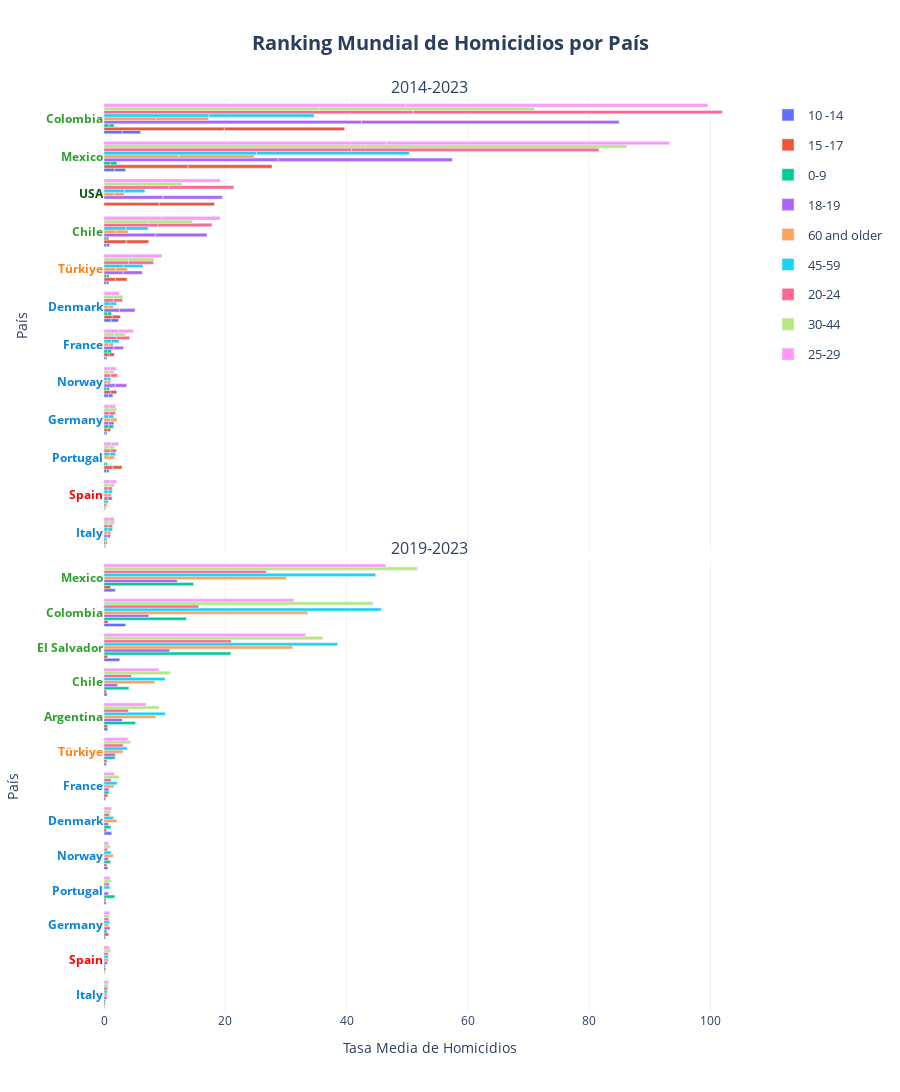

Notebook code cell kept with this figure:
### Markdown cell above
**CONTINUAR DESDE AQUI: hay que arreglar este grafico, salen dob barras en cada barra en el primero, y se estan sumando, algo raro pasa**

### Code cell
barplot(
    df = df_ranking_combined['country'], 
    x='mean_homicides_rate', 
    y='Country', 
    height=2000,
    reverse_y_order=False,
    orientation='h', 
    color='Age', 
    facet_col='Periodo',
    cols_wrap=1, 
    vertical_spacing = 0.01,
    #barmode='group',
    yticks_color_column='Region_2',
    yticks_color_map=COLOR_MAP['Region_2'],
    #color_discrete_map=COLOR_MAP['Age'], 
    #category_orders=CATEGORY_ORDERS,
    hover_data=HOVER_DATA['ranking_country'], 
    labels=LABELS['ranking'],
    hovertemplate=HOVER_TEMPLATES['ranking_country'],
    title=f"Ranking Mundial de Homicidios por País",
    plot_save_path=os.path.join(PROJECT_PATH, 'plots', PLOT_FILENAME['ranking_country']), 
    show=True
    )

### Figure 1 — Plotly figure (JSON) as saved in the notebook; plotly's stock layout.template omitted (floating-point values rounded to 4 significant figures)
{"data": [{"cliponaxis": false, "customdata": [["Europe"], ["Europe"], ["Spain"], ["Spain"], ["Europe"], ["Europe"], ["Europe"], ["Europe"], ["Asia"], ["Asia"], ["Europe"], ["Europe"], ["Latam"], ["Latam"], ["Europe"], ["Europe"], ["Europe"], ["Europe"], ["Latam"], ["Latam"], ["Latam"], ["Latam"]], "hovertemplate": "<b style='font-size: 14px'>%{y}</b><br><br><b>Región:</b> %{customdata[0]}<br><b>Tasa Media de Homicidios:</b> %{x:.2f}<br><extra></extra>", "legendgroup": "10 -14", "marker": {"color": "#636efa", "pattern": {"shape": ""}}, "name": "10 -14", "orientation": "h", "showlegend": true, "textangle": 0, "textfont": {"size": 12}, "textposition": "outside", "type": "bar", "x": [0.12, 0.12, 0.13, 0.13, 0.24, 0.24, 0.24, 0.24, 0.39, 0.39, 0.42, 0.42, 0.46, 0.46, 0.73, 0.73, 1.19, 1.19, 1.78, 1.78, 3.01, 3.01], "xaxis": "x", "y": ["Italy", "Italy", "Spain", "Spain", "Germany", "France", "France", "Germany", "Türkiye", "Türkiye", "Portugal", "Portugal", "Chile", "Chile", "Norway", "Norway", "Denmark", "Denmark", "Mexico", "Mexico", "Colombia", "Colombia"], "yaxis": "y"}, {"cliponaxis": false, "customdata": [["Spain"], ["Spain"], ["Europe"], ["Europe"], ["Europe"], ["Europe"], ["Europe"], ["Europe"], ["Europe"], ["Europe"], ["Europe"], ["Europe"], ["Europe"], ["Europe"], ["Asia"], ["Asia"], ["Latam"], ["Latam"], ["USA"], ["USA"], ["Latam"], ["Latam"], ["Latam"], ["Latam"]], "hovertemplate": "<b style='font-size: 14px'>%{y}</b><br><br><b>Región:</b> %{customdata[0]}<br><b>Tasa Media de Homicidios:</b> %{x:.2f}<br><extra></extra>", "legendgroup": "15 -17", "marker": {"color": "#EF553B", "pattern": {"shape": ""}}, "name": "15 -17", "orientation": "h", "showlegend": true, "textangle": 0, "textfont": {"size": 12}, "textposition": "outside", "type": "bar", "x": [0.22, 0.22, 0.24, 0.24, 0.54, 0.54, 0.85, 0.85, 1.05, 1.05, 1.35, 1.35, 1.48, 1.48, 1.89, 1.89, 3.68, 3.68, 9.11, 9.11, 13.85, 13.85, 19.84, 19.84], "xaxis": "x", "y": ["Spain", "Spain", "Italy", "Italy", "Germany", "Germany", "France", "France", "Norway", "Norway", "Denmark", "Denmark", "Portugal", "Portugal", "Türkiye", "Türkiye", "Chile", "Chile", "USA", "USA", "Mexico", "Mexico", "Colombia", "Colombia"], "yaxis": "y"}, {"cliponaxis": false, "customdata": [["Europe"], ["Europe"], ["Europe"], ["Europe"], ["Spain"], ["Spain"], ["Latam"], ["Latam"], ["Asia"], ["Asia"], ["Europe"], ["Europe"], ["Europe"], ["Europe"], ["Europe"], ["Europe"], ["Europe"], ["Europe"], ["Latam"], ["Latam"], ["Latam"], ["Latam"]], "hovertemplate": "<b style='font-size: 14px'>%{y}</b><br><br><b>Región:</b> %{customdata[0]}<br><b>Tasa Media de Homicidios:</b> %{x:.2f}<br><extra></extra>", "legendgroup": "0-9", "marker": {"color": "#00cc96", "pattern": {"shape": ""}}, "name": "0-9", "orientation": "h", "showlegend": true, "textangle": 0, "textfont": {"size": 12}, "textposition": "outside", "type": "bar", "x": [0.23, 0.23, 0.29, 0.29, 0.32, 0.32, 0.38, 0.38, 0.42, 0.42, 0.45, 0.45, 0.61, 0.61, 0.62, 0.62, 0.79, 0.79, 0.84, 0.84, 1.06, 1.06], "xaxis": "x", "y": ["Italy", "Italy", "Portugal", "Portugal", "Spain", "Spain", "Chile", "Chile", "Türkiye", "Türkiye", "Norway", "Norway", "France", "France", "Denmark", "Denmark", "Germany", "Germany", "Colombia", "Colombia", "Mexico", "Mexico"], "yaxis": "y"}, {"cliponaxis": false, "customdata": [["Europe"], ["Europe"], ["Spain"], ["Spain"], ["Europe"], ["Europe"], ["Europe"], ["Europe"], ["Europe"], ["Europe"], ["Europe"], ["Europe"], ["Asia"], ["Asia"], ["Latam"], ["Latam"], ["USA"], ["USA"], ["Latam"], ["Latam"], ["Latam"], ["Latam"]], "hovertemplate": "<b style='font-size: 14px'>%{y}</b><br><br><b>Región:</b> %{customdata[0]}<br><b>Tasa Media de Homicidios:</b> %{x:.2f}<br><extra></extra>", "legendgroup": "18-19", "marker": {"color": "#ab63fa", "pattern": {"shape": ""}}, "name": "18-19", "orientation": "h", "showlegend": true, "textangle": 0, "textfont": {"size": 12}, "textposition": "outside", "type": "bar", "x": [0.52, 0.52, 0.67, 0.67, 0.82, 0.82, 1.61, 1.61, 1.86, 1.86, 2.56, 2.56, 3.15, 3.15, 8.49, 8.49, 9.75, 9.75, 28.72, 28.72, 42.47, 42.47], "xaxis": "x", "y": ["Italy", "Italy", "Spain", "Spain", "Germany", "Germany", "France", "France", "Norway", "Norway", "Denmark", "Denmark", "Türkiye", "Türkiye", "Chile", "Chile", "USA", "USA", "Mexico", "Mexico", "Colombia", "Colombia"], "yaxis": "y"}, {"cliponaxis": false, "customdata": [["Europe"], ["Europe"], ["Europe"], ["Europe"], ["Spain"], ["Spain"], ["Europe"], ["Europe"], ["Europe"], ["Europe"], ["Europe"], ["Europe"], ["Europe"], ["Europe"], ["USA"], ["USA"], ["Asia"], ["Asia"], ["Latam"], ["Latam"], ["Latam"], ["Latam"], ["Latam"], ["Latam"]], "hovertemplate": "<b style='font-size: 14px'>%{y}</b><br><br><b>Región:</b> %{customdata[0]}<br><b>Tasa Media de Homicidios:</b> %{x:.2f}<br><extra></extra>", "legendgroup": "60 and older", "marker": {"color": "#FFA15A", "pattern": {"shape": ""}}, "name": "60 and older", "orientation": "h", "showlegend": true, "textangle": 0, "textfont": {"size": 12}, "textposition": "outside", "type": "bar", "x": [0.55, 0.55, 0.56, 0.56, 0.61, 0.61, 0.77, 0.77, 0.79, 0.79, 0.87, 0.87, 1.07, 1.07, 1.67, 1.67, 1.92, 1.92, 1.99, 1.99, 8.62, 8.62, 12.37, 12.37], "xaxis": "x", "y": ["Norway", "Norway", "Italy", "Italy", "Spain", "Spain", "Denmark", "Denmark", "France", "France", "Portugal", "Portugal", "Germany", "Germany", "USA", "USA", "Türkiye", "Türkiye", "Chile", "Chile", "Colombia", "Colombia", "Mexico", "Mexico"], "yaxis": "y"}, {"cliponaxis": false, "customdata": [["Europe"], ["Europe"], ["Spain"], ["Spain"], ["Europe"], ["Europe"], ["Europe"], ["Europe"], ["Europe"], ["Europe"], ["Europe"], ["Europe"], ["Europe"], ["Europe"], ["Asia"], ["Asia"], ["USA"], ["USA"], ["Latam"], ["Latam"], ["Latam"], ["Latam"], ["Latam"], ["Latam"]], "hovertemplate": "<b style='font-size: 14px'>%{y}</b><br><br><b>Región:</b> %{customdata[0]}<br><b>Tasa Media de Homicidios:</b> %{x:.2f}<br><extra></extra>", "legendgroup": "45-59", "marker": {"color": "#19d3f3", "pattern": {"shape": ""}}, "name": "45-59", "orientation": "h", "showlegend": true, "textangle": 0, "textfont": {"size": 12}, "textposition": "outside", "type": "bar", "x": [0.55, 0.55, 0.69, 0.69, 0.7, 0.7, 0.81, 0.81, 0.95, 0.95, 1.02, 1.02, 1.24, 1.24, 3.21, 3.21, 3.37, 3.37, 3.64, 3.64, 17.32, 17.32, 25.18, 25.18], "xaxis": "x", "y": ["Norway", "Norway", "Spain", "Spain", "Italy", "Italy", "Germany", "Germany", "Portugal", "Portugal", "Denmark", "Denmark", "France", "France", "Türkiye", "Türkiye", "USA", "USA", "Chile", "Chile", "Colombia", "Colombia", "Mexico", "Mexico"], "yaxis": "y"}, {"cliponaxis": false, "customdata": [["Spain"], ["Spain"], ["Europe"], ["Europe"], ["Europe"], ["Europe"], ["Europe"], ["Europe"], ["Europe"], ["Europe"], ["Europe"], ["Europe"], ["Europe"], ["Europe"], ["Asia"], ["Asia"], ["Latam"], ["Latam"], ["USA"], ["USA"], ["Latam"], ["Latam"], ["Latam"], ["Latam"]], "hovertemplate": "<b style='font-size: 14px'>%{y}</b><br><br><b>Región:</b> %{customdata[0]}<br><b>Tasa Media de Homicidios:</b> %{x:.2f}<br><extra></extra>", "legendgroup": "20-24", "marker": {"color": "#FF6692", "pattern": {"shape": ""}}, "name": "20-24", "orientation": "h", "showlegend": true, "textangle": 0, "textfont": {"size": 12}, "textposition": "outside", "type": "bar", "x": [0.68, 0.68, 0.71, 0.71, 0.94, 0.94, 1.03, 1.03, 1.1, 1.1, 1.52, 1.52, 2.12, 2.12, 4.09, 4.09, 8.9, 8.9, 10.71, 10.71, 40.81, 40.81, 50.99, 50.99], "xaxis": "x", "y": ["Spain", "Spain", "Italy", "Italy", "Germany", "Germany", "Portugal", "Portugal", "Norway", "Norway", "Denmark", "Denmark", "France", "France", "Türkiye", "Türkiye", "Chile", "Chile", "USA", "USA", "Mexico", "Mexico", "Colombia", "Colombia"], "yaxis": "y"}, {"cliponaxis": false, "customdata": [["Europe"], ["Europe"], ["Europe"], ["Europe"], ["Europe"], ["Europe"], ["Spain"], ["Spain"], ["Europe"], ["Europe"], ["Europe"], ["Europe"], ["Europe"], ["Europe"], ["Asia"], ["Asia"], ["USA"], ["USA"], ["Latam"], ["Latam"], ["Latam"], ["Latam"], ["Latam"], ["Latam"]], "hovertemplate": "<b style='font-size: 14px'>%{y}</b><br><br><b>Región:</b> %{customdata[0]}<br><b>Tasa Media de Homicidios:</b> %{x:.2f}<br><extra></extra>", "legendgroup": "30-44", "marker": {"color": "#B6E880", "pattern": {"shape": ""}}, "name": "30-44", "orientation": "h", "showlegend": true, "textangle": 0, "textfont": {"size": 12}, "textposition": "outside", "type": "bar", "x": [0.81, 0.81, 0.86, 0.86, 0.86, 0.86, 0.87, 0.87, 1.03, 1.03, 1.56, 1.56, 1.75, 1.75, 4.12, 4.12, 6.45, 6.45, 7.3, 7.3, 35.48, 35.48, 43.12, 43.12], "xaxis": "x", "y": ["Norway", "Norway", "Portugal", "Italy", "Portugal", "Italy", "Spain", "Spain", "Germany", "Germany", "Denmark", "Denmark", "France", "France", "Türkiye", "Türkiye", "USA", "USA", "Chile", "Chile", "Colombia", "Colombia", "Mexico", "Mexico"], "yaxis": "y"}, {"cliponaxis": false, "customdata": [["Europe"], ["Europe"], ["Europe"], ["Europe"], ["Europe"], ["Europe"], ["Spain"], ["Spain"], ["Europe"], ["Europe"], ["Europe"], ["Europe"], ["Europe"], ["Europe"], ["Asia"], ["Asia"], ["Latam"], ["Latam"], ["USA"], ["USA"], ["Latam"], ["Latam"], ["Latam"], ["Latam"]], "hovertemplate": "<b style='font-size: 14px'>%{y}</b><br><br><b>Región:</b> %{customdata[0]}<br><b>Tasa Media de Homicidios:</b> %{x:.2f}<br><extra></extra>", "legendgroup": "25-29", "marker": {"color": "#FF97FF", "pattern": {"shape": ""}}, "name": "25-29", "orientation": "h", "showlegend": true, "textangle": 0, "textfont": {"size": 12}, "textposition": "outside", "type": "bar", "x": [0.84, 0.84, 0.94, 0.94, 1.01, 1.01, 1.03, 1.03, 1.21, 1.21, 1.27, 1.27, 2.42, 2.42, 4.78, 4.78, 9.57, 9.57, 9.58, 9.58, 46.62, 46.62, 49.79, 49.79], "xaxis": "x", "y": ["Italy", "Italy", "Germany", "Germany", "Norway", "Norway", "Spain", "Spain", "Portugal", "Portugal", "Denmark", "Denmark", "France", "France", "Türkiye", "Türkiye", "Chile", "Chile", "USA", "USA", "Mexico", "Mexico", "Colombia", "Colombia"], "yaxis": "y"}, {"cliponaxis": false, "customdata": [["Europe"], ["Spain"], ["Europe"], ["Europe"], ["Europe"], ["Asia"], ["Latam"], ["Europe"], ["Latam"], ["Europe"], ["Latam"], ["Latam"], ["Latam"]], "hovertemplate": "<b style='font-size: 14px'>%{y}</b><br><br><b>Región:</b> %{customdata[0]}<br><b>Tasa Media de Homicidios:</b> %{x:.2f}<br><extra></extra>", "legendgroup": "10 -14", "marker": {"color": "#636efa", "pattern": {"shape": ""}}, "name": "10 -14", "orientation": "h", "showlegend": false, "textangle": 0, "textfont": {"size": 12}, "textposition": "outside", "type": "bar", "x": [0.11, 0.13, 0.24, 0.28, 0.36, 0.4, 0.51, 0.61, 0.61, 1.26, 1.86, 2.59, 3.57], "xaxis": "x2", "y": ["Italy", "Spain", "Germany", "France", "Portugal", "Türkiye", "Chile", "Norway", "Argentina", "Denmark", "Mexico", "El Salvador", "Colombia"], "yaxis": "y2"}, {"cliponaxis": false, "customdata": [["Europe"], ["Europe"], ["Spain"], ["Latam"], ["Europe"], ["Europe"], ["Asia"], ["Latam"], ["Latam"], ["Europe"], ["Latam"], ["Europe"], ["Latam"]], "hovertemplate": "<b style='font-size: 14px'>%{y}</b><br><br><b>Región:</b> %{customdata[0]}<br><b>Tasa Media de Homicidios:</b> %{x:.2f}<br><extra></extra>", "legendgroup": "0-9", "marker": {"color": "#EF553B", "pattern": {"shape": ""}}, "name": "0-9", "orientation": "h", "showlegend": false, "textangle": 0, "textfont": {"size": 12}, "textposition": "outside", "type": "bar", "x": [0.18, 0.3, 0.3, 0.39, 0.4, 0.47, 0.47, 0.59, 0.59, 0.59, 0.68, 0.77, 1.08], "xaxis": "x2", "y": ["Italy", "Portugal", "Spain", "Chile", "Denmark", "Norway", "Türkiye", "El Salvador", "Argentina", "France", "Colombia", "Germany", "Mexico"], "yaxis": "y2"}, {"cliponaxis": false, "customdata": [["Spain"], ["Europe"], ["Europe"], ["Europe"], ["Europe"], ["Europe"], ["Europe"], ["Asia"], ["Latam"], ["Latam"], ["Latam"], ["Latam"], ["Latam"]], "hovertemplate": "<b style='font-size: 14px'>%{y}</b><br><br><b>Región:</b> %{customdata[0]}<br><b>Tasa Media de Homicidios:</b> %{x:.2f}<br><extra></extra>", "legendgroup": "15 -17", "marker": {"color": "#00cc96", "pattern": {"shape": ""}}, "name": "15 -17", "orientation": "h", "showlegend": false, "textangle": 0, "textfont": {"size": 12}, "textposition": "outside", "type": "bar", "x": [0.22, 0.23, 0.46, 0.81, 1.06, 1.12, 1.78, 1.84, 4.1, 5.19, 13.58, 14.77, 20.91], "xaxis": "x2", "y": ["Spain", "Italy", "Germany", "France", "Norway", "Denmark", "Portugal", "Türkiye", "Chile", "Argentina", "Colombia", "Mexico", "El Salvador"], "yaxis": "y2"}, {"cliponaxis": false, "customdata": [["Europe"], ["Spain"], ["Europe"], ["Europe"], ["Europe"], ["Europe"], ["Europe"], ["Asia"], ["Latam"], ["Latam"], ["Latam"], ["Latam"], ["Latam"]], "hovertemplate": "<b style='font-size: 14px'>%{y}</b><br><br><b>Región:</b> %{customdata[0]}<br><b>Tasa Media de Homicidios:</b> %{x:.2f}<br><extra></extra>", "legendgroup": "60 and older", "marker": {"color": "#ab63fa", "pattern": {"shape": ""}}, "name": "60 and older", "orientation": "h", "showlegend": false, "textangle": 0, "textfont": {"size": 12}, "textposition": "outside", "type": "bar", "x": [0.5, 0.6, 0.72, 0.72, 0.73, 0.78, 1.0, 1.86, 2.25, 3.01, 7.38, 10.84, 12.08], "xaxis": "x2", "y": ["Italy", "Spain", "Denmark", "Norway", "Portugal", "France", "Germany", "Türkiye", "Chile", "Argentina", "Colombia", "El Salvador", "Mexico"], "yaxis": "y2"}, {"cliponaxis": false, "customdata": [["Europe"], ["Spain"], ["Europe"], ["Europe"], ["Europe"], ["Europe"], ["Asia"], ["Latam"], ["Latam"], ["Latam"], ["Latam"], ["Latam"]], "hovertemplate": "<b style='font-size: 14px'>%{y}</b><br><br><b>Región:</b> %{customdata[0]}<br><b>Tasa Media de Homicidios:</b> %{x:.2f}<br><extra></extra>", "legendgroup": "18-19", "marker": {"color": "#FFA15A", "pattern": {"shape": ""}}, "name": "18-19", "orientation": "h", "showlegend": false, "textangle": 0, "textfont": {"size": 12}, "textposition": "outside", "type": "bar", "x": [0.53, 0.71, 0.75, 1.52, 1.66, 2.15, 3.13, 8.36, 8.53, 30.04, 31.13, 33.61], "xaxis": "x2", "y": ["Italy", "Spain", "Germany", "Norway", "France", "Denmark", "Türkiye", "Chile", "Argentina", "Mexico", "El Salvador", "Colombia"], "yaxis": "y2"}, {"cliponaxis": false, "customdata": [["Europe"], ["Spain"], ["Europe"], ["Europe"], ["Europe"], ["Europe"], ["Europe"], ["Asia"], ["Latam"], ["Latam"], ["Latam"], ["Latam"], ["Latam"]], "hovertemplate": "<b style='font-size: 14px'>%{y}</b><br><br><b>Región:</b> %{customdata[0]}<br><b>Tasa Media de Homicidios:</b> %{x:.2f}<br><extra></extra>", "legendgroup": "20-24", "marker": {"color": "#19d3f3", "pattern": {"shape": ""}}, "name": "20-24", "orientation": "h", "showlegend": false, "textangle": 0, "textfont": {"size": 12}, "textposition": "outside", "type": "bar", "x": [0.55, 0.68, 0.9, 0.97, 1.19, 1.59, 2.17, 3.82, 10.08, 10.09, 38.52, 44.8, 45.72], "xaxis": "x2", "y": ["Italy", "Spain", "Germany", "Portugal", "Norway", "Denmark", "France", "Türkiye", "Chile", "Argentina", "El Salvador", "Mexico", "Colombia"], "yaxis": "y2"}, {"cliponaxis": false, "customdata": [["Europe"], ["Europe"], ["Spain"], ["Europe"], ["Europe"], ["Europe"], ["Europe"], ["Asia"], ["Latam"], ["Latam"], ["Latam"], ["Latam"], ["Latam"]], "hovertemplate": "<b style='font-size: 14px'>%{y}</b><br><br><b>Región:</b> %{customdata[0]}<br><b>Tasa Media de Homicidios:</b> %{x:.2f}<br><extra></extra>", "legendgroup": "45-59", "marker": {"color": "#FF6692", "pattern": {"shape": ""}}, "name": "45-59", "orientation": "h", "showlegend": false, "textangle": 0, "textfont": {"size": 12}, "textposition": "outside", "type": "bar", "x": [0.57, 0.6, 0.7, 0.75, 0.84, 0.92, 1.17, 3.15, 4.03, 4.54, 15.59, 20.98, 26.77], "xaxis": "x2", "y": ["Norway", "Italy", "Spain", "Germany", "Portugal", "Denmark", "France", "Türkiye", "Argentina", "Chile", "Colombia", "El Salvador", "Mexico"], "yaxis": "y2"}, {"cliponaxis": false, "customdata": [["Europe"], ["Europe"], ["Europe"], ["Spain"], ["Europe"], ["Europe"], ["Europe"], ["Asia"], ["Latam"], ["Latam"], ["Latam"], ["Latam"], ["Latam"]], "hovertemplate": "<b style='font-size: 14px'>%{y}</b><br><br><b>Región:</b> %{customdata[0]}<br><b>Tasa Media de Homicidios:</b> %{x:.2f}<br><extra></extra>", "legendgroup": "25-29", "marker": {"color": "#B6E880", "pattern": {"shape": ""}}, "name": "25-29", "orientation": "h", "showlegend": false, "textangle": 0, "textfont": {"size": 12}, "textposition": "outside", "type": "bar", "x": [0.71, 0.85, 1.01, 1.08, 1.1, 1.16, 2.49, 4.35, 9.07, 10.93, 36.04, 44.33, 51.64], "xaxis": "x2", "y": ["Italy", "Germany", "Norway", "Spain", "Denmark", "Portugal", "France", "Türkiye", "Argentina", "Chile", "El Salvador", "Colombia", "Mexico"], "yaxis": "y2"}, {"cliponaxis": false, "customdata": [["Europe"], ["Europe"], ["Spain"], ["Europe"], ["Europe"], ["Europe"], ["Europe"], ["Asia"], ["Latam"], ["Latam"], ["Latam"], ["Latam"], ["Latam"]], "hovertemplate": "<b style='font-size: 14px'>%{y}</b><br><br><b>Región:</b> %{customdata[0]}<br><b>Tasa Media de Homicidios:</b> %{x:.2f}<br><extra></extra>", "legendgroup": "30-44", "marker": {"color": "#FF97FF", "pattern": {"shape": ""}}, "name": "30-44", "orientation": "h", "showlegend": false, "textangle": 0, "textfont": {"size": 12}, "textposition": "outside", "type": "bar", "x": [0.75, 0.78, 0.88, 0.96, 1.02, 1.23, 1.72, 3.93, 6.93, 9.07, 31.3, 33.22, 46.46], "xaxis": "x2", "y": ["Italy", "Norway", "Spain", "Germany", "Portugal", "Denmark", "France", "Türkiye", "Argentina", "Chile", "Colombia", "El Salvador", "Mexico"], "yaxis": "y2"}], "layout": {"annotations": [{"font": {"size": 16}, "showarrow": false, "text": "2014-2023", "x": 0.5, "xanchor": "center", "xref": "paper", "y": 1, "yanchor": "bottom", "yref": "paper"}, {"font": {"size": 16}, "showarrow": false, "text": "2019-2023", "x": 0.5, "xanchor": "center", "xref": "paper", "y": 0.495, "yanchor": "bottom", "yref": "paper"}], "height": 2000, "legend": {"font": {"size": 13}, "title": {"font": {"size": 15}}}, "plot_bgcolor": "white", "title": {"font": {"size": 20}, "text": "<b>Ranking Mundial de Homicidios por País</b>", "x": 0.5, "xanchor": "center"}, "xaxis": {"anchor": "y", "domain": [0, 1], "gridcolor": "#f0f0f0", "matches": "x2", "showgrid": true, "showticklabels": false, "tickfont": {"size": 12}, "title": {"font": {"size": 14}}}, "xaxis2": {"anchor": "y2", "domain": [0, 1], "gridcolor": "#f0f0f0", "showgrid": true, "tickfont": {"size": 12}, "title": {"font": {"size": 14}, "text": "Tasa Media de Homicidios"}}, "yaxis": {"anchor": "x", "automargin": true, "categoryarray": ["Italy", "Spain", "Portugal", "Germany", "Norway", "France", "Denmark", "Türkiye", "Chile", "USA", "Mexico", "Colombia"], "categoryorder": "array", "domain": [0.505, 1], "showgrid": false, "tickfont": {"size": 12}, "tickmode": "array", "ticktext": ["<span style='color:#0883db; font-weight:bold'>Italy</span>", "<span style='color:#FF0000; font-weight:bold'>Spain</span>", "<span style='color:#0883db; font-weight:bold'>Portugal</span>", "<span style='color:#0883db; font-weight:bold'>Germany</span>", "<span style='color:#0883db; font-weight:bold'>Norway</span>", "<span style='color:#0883db; font-weight:bold'>France</span>", "<span style='color:#0883db; font-weight:bold'>Denmark</span>", "<span style='color:#ff7f0e; font-weight:bold'>Türkiye</span>", "<span style='color:#2ca02c; font-weight:bold'>Chile</span>", "<span style='color:#055509; font-weight:bold'>USA</span>", "<span style='color:#2ca02c; font-weight:bold'>Mexico</span>", "<span style='color:#2ca02c; font-weight:bold'>Colombia</span>"], "tickvals": ["Italy", "Spain", "Portugal", "Germany", "Norway", "France", "Denmark", "Türkiye", "Chile", "USA", "Mexico", "Colombia"], "title": {"font": {"size": 14}, "text": "País"}, "type": "category"}, "yaxis2": {"anchor": "x2", "automargin": true, "categoryarray": ["Italy", "Spain", "Germany", "Portugal", "Norway", "Denmark", "France", "Türkiye", "Argentina", "Chile", "El Salvador", "Colombia", "Mexico"], "categoryorder": "array", "domain": [0, 0.495], "showgrid": false, "tickfont": {"size": 12}, "tickmode": "array", "ticktext": ["<span style='color:#0883db; font-weight:bold'>Italy</span>", "<span style='color:#FF0000; font-weight:bold'>Spain</span>", "<span style='color:#0883db; font-weight:bold'>Germany</span>", "<span style='color:#0883db; font-weight:bold'>Portugal</span>", "<span style='color:#0883db; font-weight:bold'>Norway</span>", "<span style='color:#0883db; font-weight:bold'>Denmark</span>", "<span style='color:#0883db; font-weight:bold'>France</span>", "<span style='color:#ff7f0e; font-weight:bold'>Türkiye</span>", "<span style='color:#2ca02c; font-weight:bold'>Argentina</span>", "<span style='color:#2ca02c; font-weight:bold'>Chile</span>", "<span style='color:#2ca02c; font-weight:bold'>El Salvador</span>", "<span style='color:#2ca02c; font-weight:bold'>Colombia</span>", "<span style='color:#2ca02c; font-weight:bold'>Mexico</span>"], "tickvals": ["Italy", "Spain", "Germany", "Portugal", "Norway", "Denmark", "France", "Türkiye", "Argentina", "Chile", "El Salvador", "Colombia", "Mexico"], "title": {"font": {"size": 14}, "text": "País"}, "type": "category"}}}
